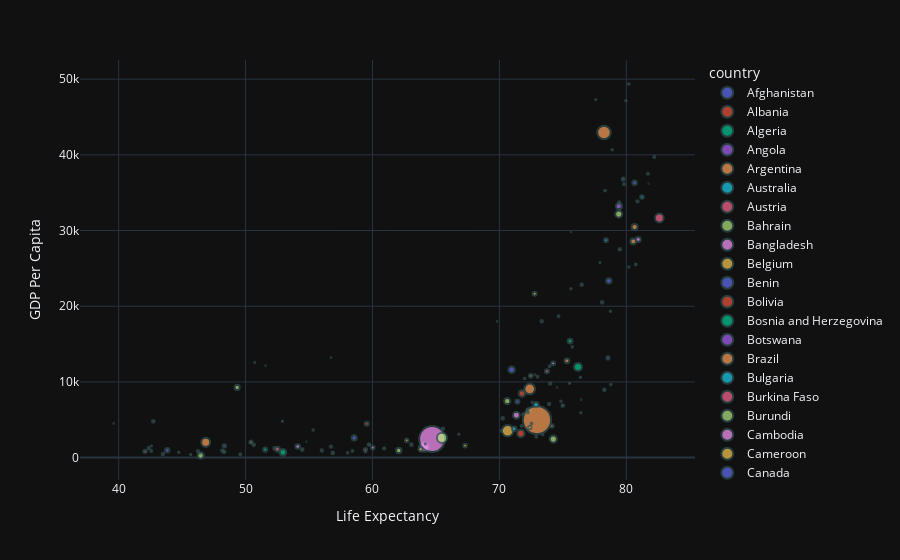

Notebook code cell kept with this figure:
### Code cell
fig.update_traces(marker=dict(line=dict(width=2, color='DarkSlateGray')))
